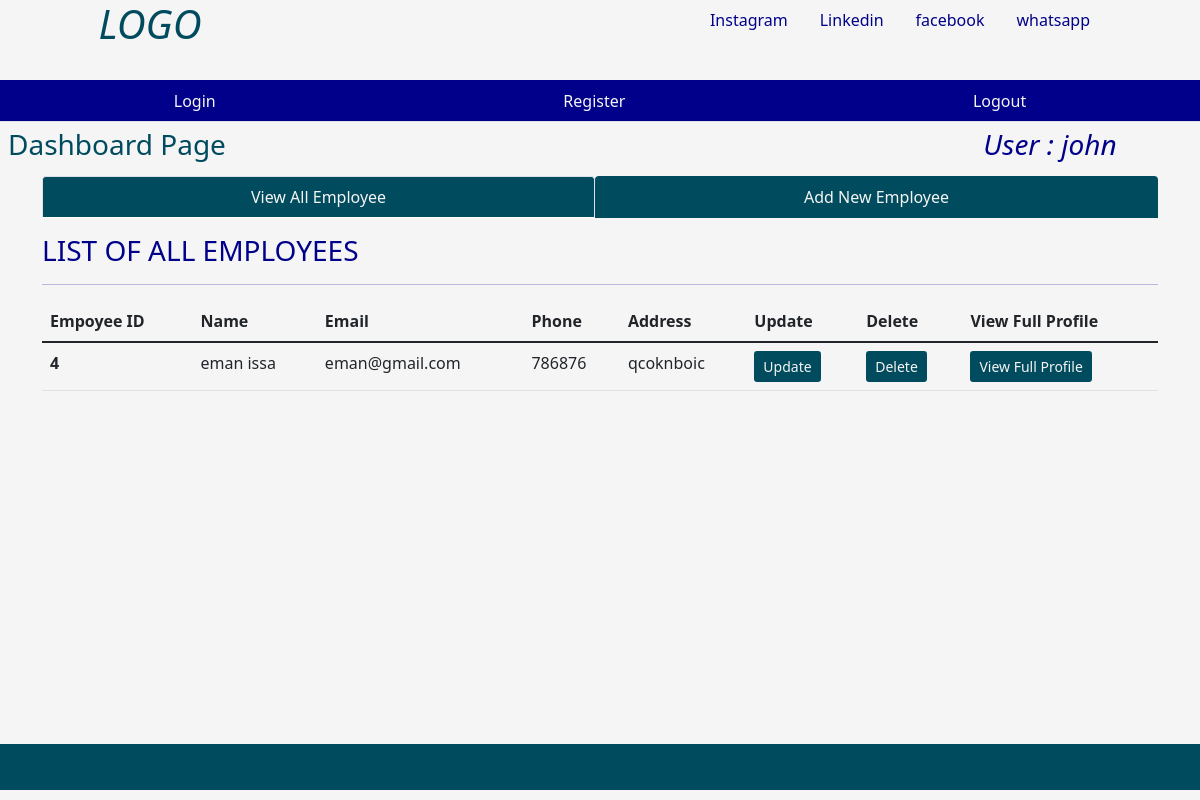
The app's page /dashboard (signed in) with its own data.
### tables this page shows
CREATE TABLE users( id integer primary key AUTOINCREMENT,  name text not null, password text not null, admin boolean not null DEFAULT '0');

CREATE TABLE emp ( empid integer primary key AUTOINCREMENT not null, name text not null, email text, phone integer, address text,
joining_date timestamp DEFAULT CURRENT_TIMESTAMP, total_projects integer default 1, total_test_case integer
DEFAULT 1, total_defects_found integer DEFAULT 1, total_defects_pending integer DEFAULT 1);

### app.py (the view)
@app.route('/dashboard')
def dashboard():
    user = get_current_user()
    db = get_database()
    emp_cur = db.execute('select * from emp')
    allemp = emp_cur.fetchall()
    return render_template('dashboard.html', allemp = allemp, user = user)

### app.py (called while the page is built)
@app.teardown_appcontext
def closed_databse(error):
    if hasattr(g, 'crudapplication_db'):
        g.crudapplication_db.close()

def get_current_user():
    user = None
    if 'user' in session:
        user = session['user']
        db = get_database()
        user_cursor = db.execute('select * from users where name = ?', [user])
        user = user_cursor.fetchone()
    return user

### database.py (called while the page is built)
def connect_to_database():
    sql = sqlite3.connect('C:/Users/omarf/Documents/coding_temple/week10/employers-managers/crudapplication.db')
    sql.row_factory = sqlite3.Row
    return sql

def get_database():
    if not hasattr(g, 'crudapplication_db'):
        g.crudapplication_db = connect_to_database()
    return g.crudapplication_db

### templates/dashboard.html (shortened to what this page needs)
{% from "showlinks.html" import show_links, showsocialmedialinks %}
<!DOCTYPE html>
<html lang="en">
<head>
    <link href="https://cdn.jsdelivr.net/npm/bootstrap@5.1.3/dist/css/bootstrap.min.css" rel="stylesheet">
    <link rel="stylesheet" href="{{ url_for('static', filename='dashboard.css')}}" type = "text/css">
</head>
<body>
      <div class="parent">
        <div class="child child1">
            <h1 class="text-center"><i>LOGO</i></h1>
        </div>
        <div class="child child2">
          {{ showsocialmedialinks () }}
        </div>
        {{ show_links () }}
        <div class="child child4">
            <h3 class="m-2">Dashboard Page</h3>
        </div>
        <div class="child child5" style="color:darkblue">
          {% if user %}
          <h3 class="m-2"><i>User : {{user['name']}} </i></h3>
          {% endif %}
        </div>
        <div class="child child6  container" style="color:darkblue">
            <ul class="nav nav-tabs nav-fill mb-3">
                <li class="nav-item">
                  <a class="nav-link active" aria-current="page" href="{{ url_for('dashboard')}}" style=" background-color:rgb(0, 75, 93); color:whitesmoke;">View All Employee</a>
                </li>
                <li class="nav-item">
                  <a class="nav-link" style=" background-color:rgb(0, 75, 93); color:whitesmoke;" href="{{ url_for('addnewemployee') }}">Add New Employee</a>
                </li>
              </ul>
              <div class="table-responsive-lg caption-top">
                <caption><h3>LIST OF ALL EMPLOYEES</h3></caption>
                <hr>
                <table class="table">
                    <thead>
                        <tr>
                          <th scope="col">Empoyee ID</th>
                          <th scope="col">Name</th>
                          <th scope="col">Email</th>
                          <th scope="col">Phone</th>
                          <th scope="col">Address</th>
                          <th scope="col">Update</th>
                          <th scope="col">Delete</th>
                          <th scope="col">View Full Profile</th>
                        </tr>
                      </thead>
                      <tbody>
                        {% for emp in allemp %}
                        <tr>
                          <th scope="row">{{ emp['empid'] }}</th>
                          <td>{{ emp['name'] }}</td>
                          <td>{{ emp['email'] }}</td>
                          <td>{{ emp['phone'] }}</td>
                          <td>{{ emp['address'] }}</td>
                          <td><a class="btn btn-sm" style="background-color:rgb(0, 75, 93); color:whitesmoke;" href="{{ url_for('fetchone', empid = emp['empid'] )}}">Update</a></td>
                          <td><a class="btn btn-sm" style="background-color:rgb(0, 75, 93); color:whitesmoke;" href="{{ url_for('deleteemp', empid = emp['empid'] )}}">Delete</a></td>
                          <td><a class="btn btn-sm" style="background-color:rgb(0, 75, 93); color:whitesmoke;" href="{{ url_for('singleemployee', empid = emp['empid'] )}}">View Full Profile</a></td>
                        </tr>
                        {% endfor %}
                      </tbody>
                </table>
              </div>
        </div>
        <div class="child child7" style="background-color:rgb(0, 75, 93); color:whitesmoke;">
        </div>
      </div>
</body>
</html>

### static/dashboard.css (style rules this page uses)
html, body { height: 100%; background-color:whitesmoke; color:rgb(0, 75, 93); }
.parent { height: 100%; display: grid; grid-template-columns: repeat(4, 1fr); grid-template-rows: 10% 5% 7% auto 7%; }
.child { margin-bottom: 10px; }
.child1 { grid-column: 1/2; grid-row: 1/2; }
.child2 { grid-column: 3/-1; grid-row: 1/2; }
.child4 { grid-column: 1/2; grid-row: 3/4; }
.child5 { grid-column: 4/5; grid-row: 3/4; text-align: center; }
.child6 { grid-column: 1/-1; grid-row: 4/5; }
.child7 { grid-column: 1/-1; grid-row: 5/6; }

### records on screen
users: name "john"
emp: empid "4", name "eman issa", email "eman@gmail.com", phone "786876", address "qcoknboic"
